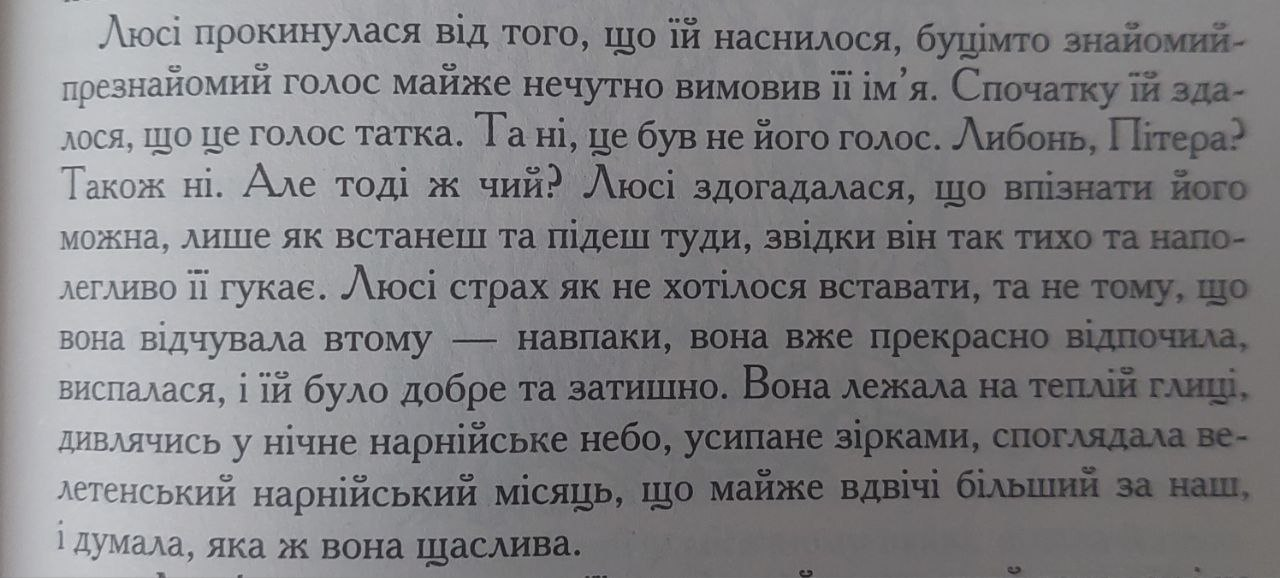
#> input picture lab1/text2.jpg, 1280 x 578 px, found by its file name
$ python lab1.py
#> lines starting #> are read from the running program, lines starting #| are printed output that depends on the picture; after the words box and inside, x2 and y2 are one past the last pixel; in counts of white or black regions, pixels touching at a corner belong together
import cv2
import numpy as np

img = cv2.imread('photos/text2.jpg')
#> img is the input picture: shape (578, 1280, 3); mean B, G, R 132.2, 129.4, 130.1
height, width, channels = img.shape
#> height = 578; width = 1280; channels = 3

# convert image into b-w
def black_white(img):
    bw_img = np.zeros((height, width), dtype=np.uint8)
    for i in range(height):
        for j in range(width):
            b, g, r = img[i][j]
            gray = (b + g + r) / 3
            bw_img[i][j] = gray
    return bw_img

# method Otsu
def otsu_method(bw_img):
    H = np.zeros(256)
    for i in range(height):
        for j in range(width):
            one_pixel = bw_img[i, j]
            H[one_pixel] = H[one_pixel] + 1

    probabilities_list = H/(height * width)
    variances_list = []
    for i in range(0, 256):
        q_1 = 0
        for x in range(i):
            q_1 = q_1 + probabilities_list[x]

        q_2 = 0
        for x in range(i + 1, 256):
            q_2 = q_2 + probabilities_list[x]

        if q_1 == 0 or q_2 == 0: continue

        avg1 = 0
        for x in range(i):
            avg1 = avg1 + (x * probabilities_list[x]) / q_1

        avg2 = 0
        for x in range(i + 1, 256):
            avg2 = avg2 + (x * probabilities_list[x]) / q_2

        variance_1 = 0
        for x in range(i):
            variance_1 = variance_1 + ((x - avg1) ** 2) * (probabilities_list[x] / q_1)
        variance_1 = variance_1 ** 2

        variance_2 = 0
        for x in range(i + 1, 256):
            variance_2 = variance_2 + ((x - avg2) ** 2) * (probabilities_list[x] / q_2)
        variance_2 = variance_2 ** 2

        variances_list.append((q_1 * variance_1 + q_2 * variance_2) ** 2)
        min_variance = min(variances_list)
        t_val = variances_list.index(min_variance)

    return t_val

# create binary mask for image
def make_mask(t, blacknwhite_img):
    for i in range(height):
        for j in range(width):
            if blacknwhite_img[i, j] > t:
                blacknwhite_img[i, j] = 0
            else:
                blacknwhite_img[i, j] = 1

    return bw_img

bw_img = black_white(img)
#> after the loop in black_white, `for i in range(height):`:
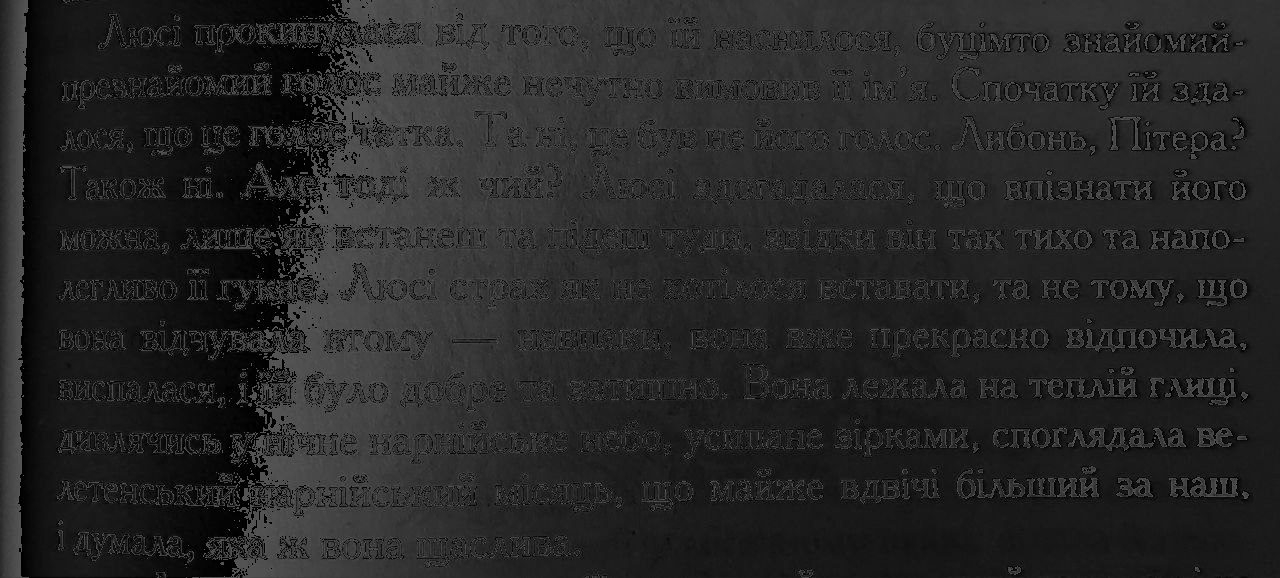
#> bw_img: shape (578, 1280); min 0, max 85, mean 38.3
t = otsu_method(bw_img)
#> after the loop in otsu_method, `for i in range(height):`: H = 256 values, max 23809 at index 25, min 0 at index 86, mean 2890
#> in otsu_method, `probabilities_list = H/(height * width)`: probabilities_list = 256 values, max 0.0322 at index 25, min 0 at index 86, mean 0.00391
#> after the loop in otsu_method, `for i in range(0, 256):`: variances_list = 84 values, max 2.87e+10 at index 83, min 270486899.4 at index 43, mean 6.88e+09
#> t = 43
img_mask = np.array(make_mask(t, bw_img) * 255, dtype=np.uint8)
#> after the loop in make_mask, `for i in range(height):`:
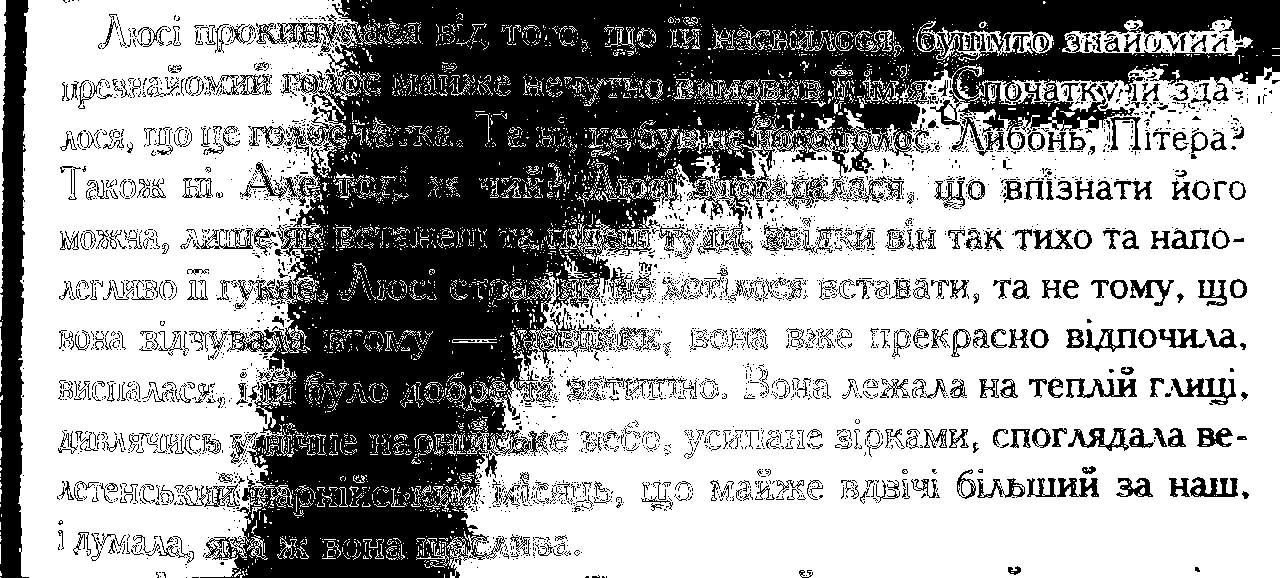
#> blacknwhite_img: shape (578, 1280); values 0 (black) and 1 (white), 62.7% white; 3358 black regions (2905 under 20 px), largest, box (x1, y1, x2, y2) and area: (200, 0, 1280, 578) 214584, (0, 0, 29, 578) 11835, (1171, 378, 1236, 405) 680
m_color = cv2.cvtColor(img_mask, cv2.COLOR_GRAY2BGR)
mask_img = cv2.bitwise_and(img, m_color)
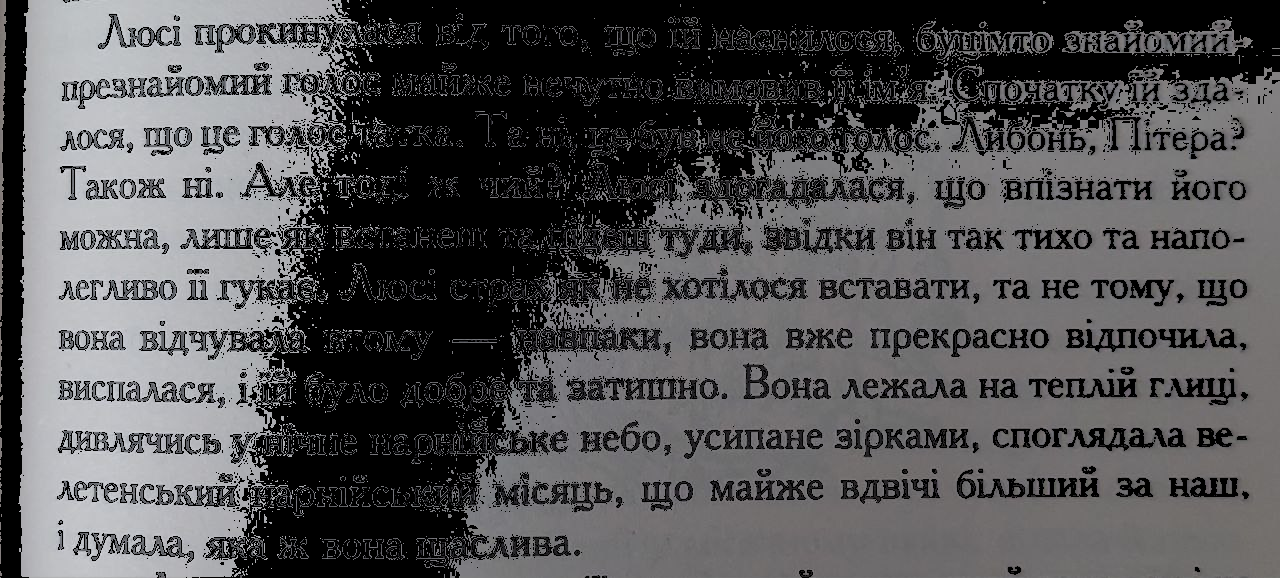
#> mask_img: shape (578, 1280, 3); mean B, G, R 83.3, 81.8, 82.3
cv2.imwrite('final5.png', mask_img)

$ run again, with lab1/text1.jpg copied over lab1/text2.jpg
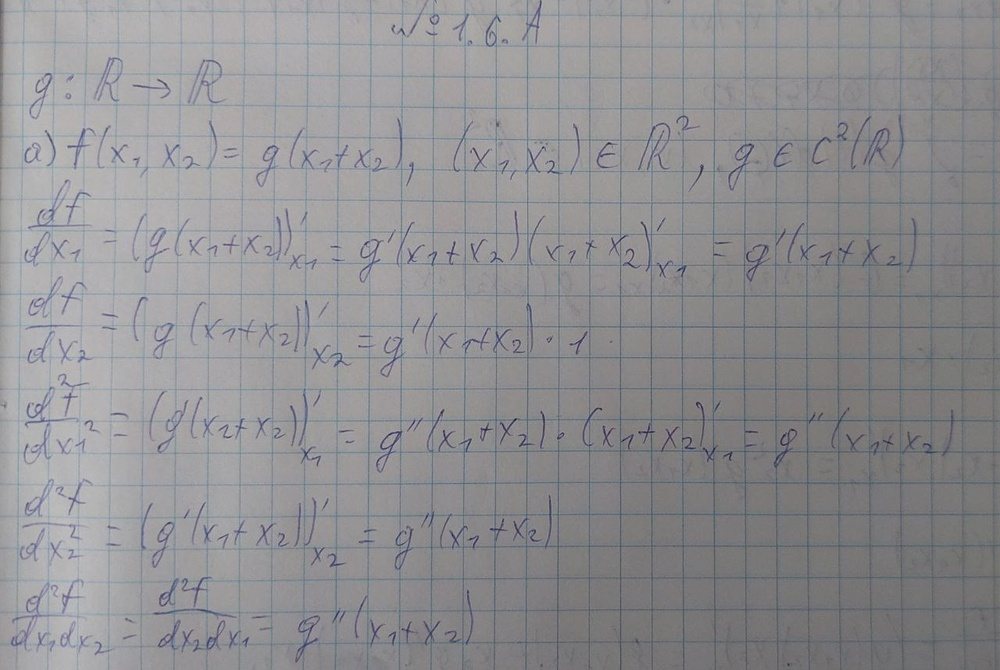
#> input picture lab1/text1.jpg, 1000 x 670 px, shrunk from 1280 x 857 before the run, found by its file name
#> img is the input picture: shape (670, 1000, 3); mean B, G, R 146.6, 144, 144.4
#> after the loop in otsu_method, `for i in range(height):`: H = 256 values, max 13521 at index 35, min 0 at index 86, mean 2617.2
#> probabilities_list = 256 values, max 0.0202 at index 35, min 0 at index 86, mean 0.00391
#> after the loop in otsu_method, `for i in range(0, 256):`: variances_list = 84 values, max 1.09e+11 at index 83, min 786360302.6 at index 41, mean 1.74e+10
#> t = 41
#> after the loop in make_mask, `for i in range(height):`:
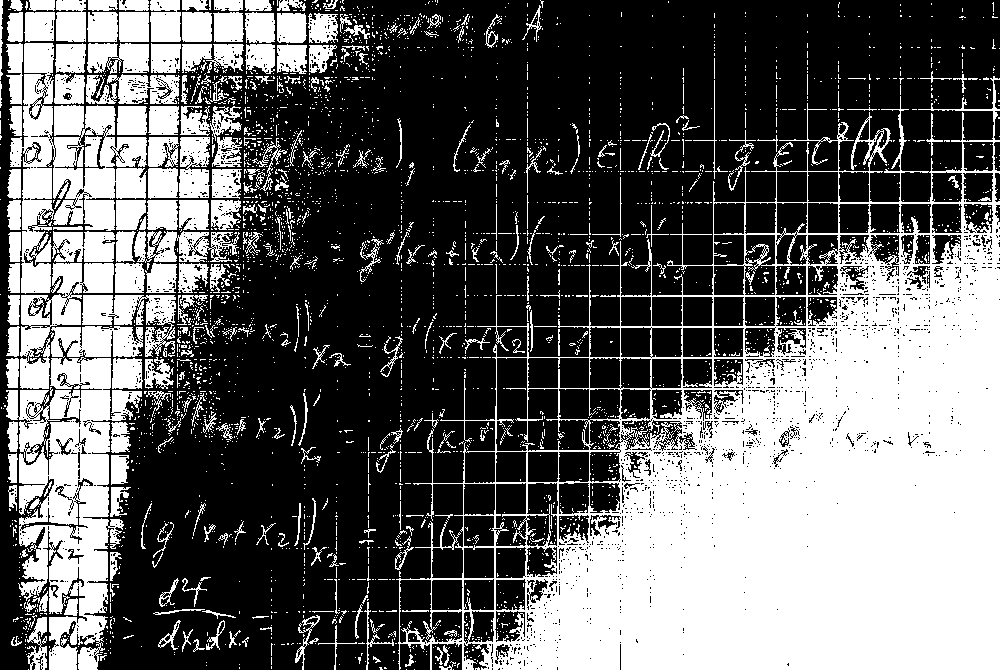
#> blacknwhite_img: shape (670, 1000); values 0 (black) and 1 (white), 39.8% white; 3514 white regions (3202 under 20 px), largest, box (x1, y1, x2, y2) and area: (396, 76, 1000, 670) 153846, (6, 357, 142, 670) 20820, (8, 43, 147, 294) 14596
#> `mask_img = cv2.bitwise_and(img, m_color)`:
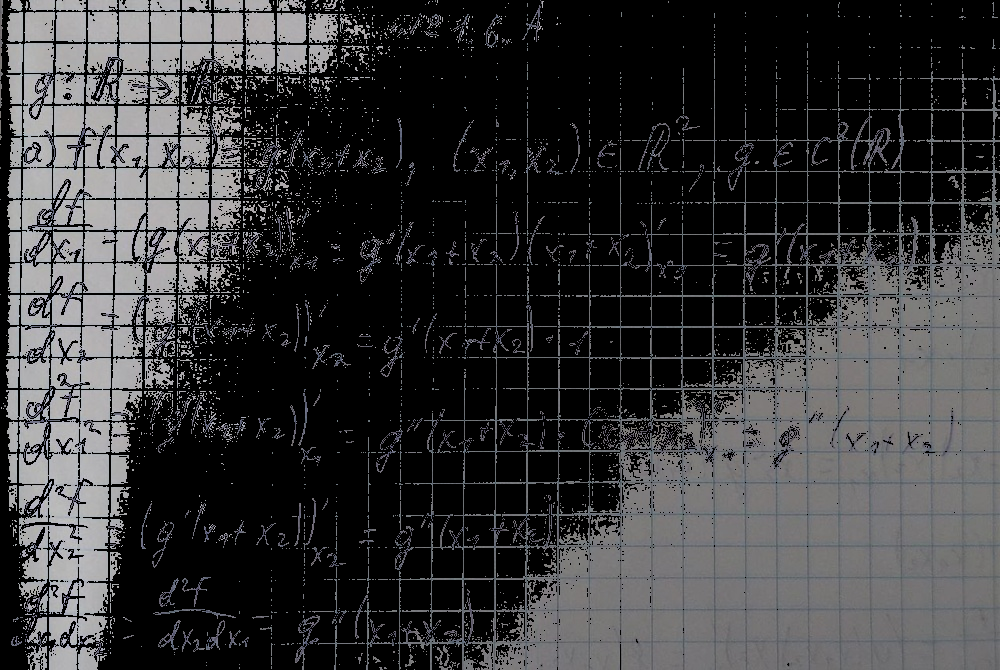
#> mask_img: shape (670, 1000, 3); mean B, G, R 55.9, 54.8, 54.9

$ run again, with lab1/burger.jpg copied over lab1/text2.jpg
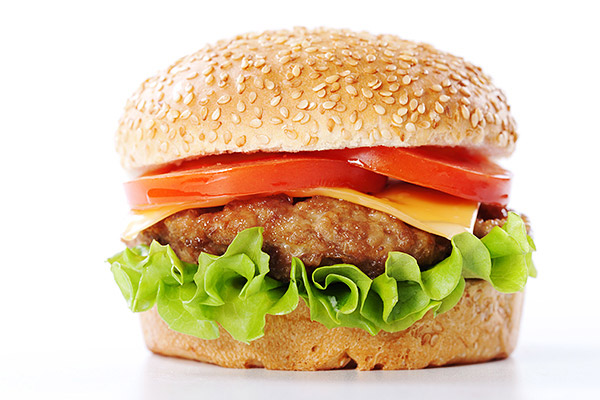
#> input picture lab1/burger.jpg, 600 x 400 px, found by its file name
#> img is the input picture: shape (400, 600, 3); mean B, G, R 165.7, 199.1, 223.3
#> after the loop in otsu_method, `for i in range(height):`: H = 256 values, max 84723 at index 84, min 0 at index 86, mean 937.5
#> probabilities_list = 256 values, max 0.353 at index 84, min 0 at index 86, mean 0.00391
#> after the loop in otsu_method, `for i in range(0, 256):`: variances_list = 84 values, max 1.88e+11 at index 0, min 444587167.5 at index 48, mean 2.51e+10
#> t = 48
#> after the loop in make_mask, `for i in range(height):`:
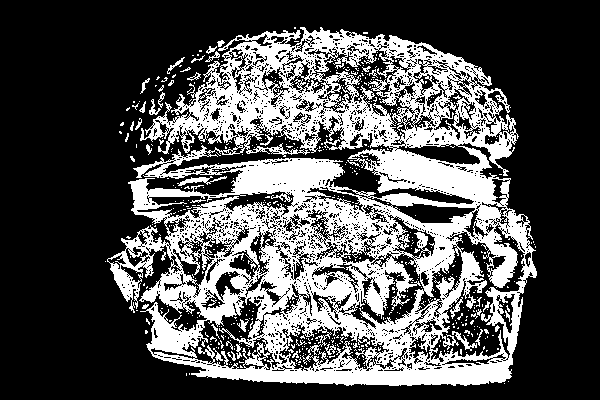
#> blacknwhite_img: shape (400, 600); values 0 (black) and 1 (white), 31.7% white; 555 white regions (514 under 20 px), largest, box (x1, y1, x2, y2) and area: (107, 27, 537, 386) 72928, (177, 176, 227, 186) 178, (452, 331, 477, 351) 127
#> `mask_img = cv2.bitwise_and(img, m_color)`:
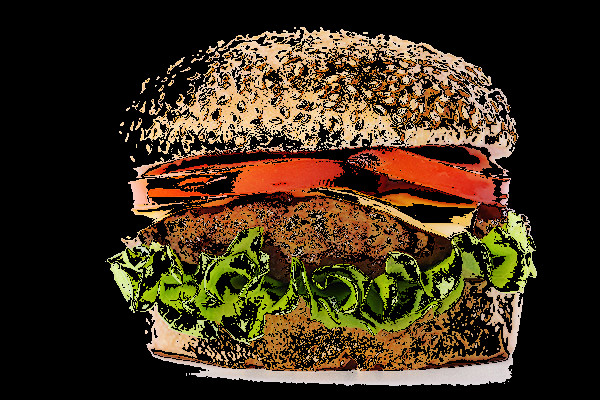
#> mask_img: shape (400, 600, 3); mean B, G, R 28.1, 47.5, 62.2
